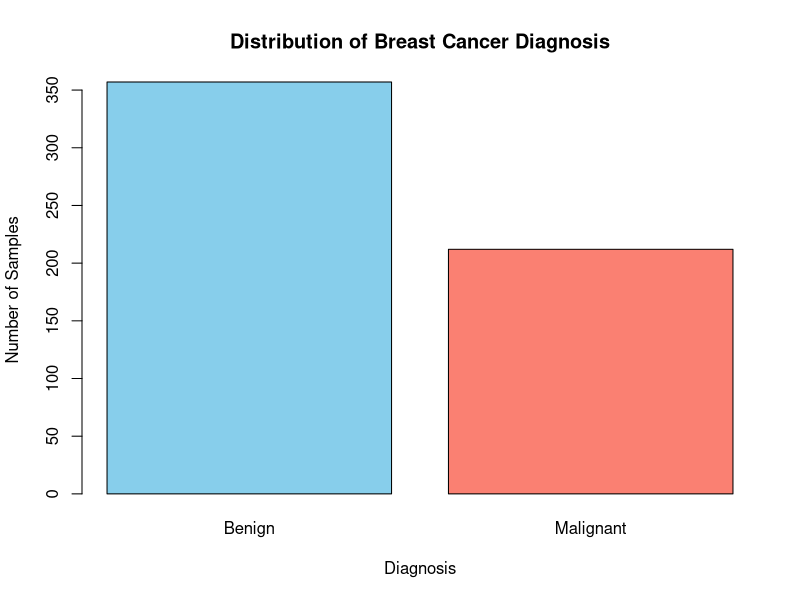

Recreate this plot in R.

# Step 4: Exploratory Data Analysis

# Load cleaned dataset
breast_cancer <- read.csv("data/breast_cancer_clean.csv")

# Count diagnosis categories
diagnosis_count <- table(breast_cancer$diagnosis)

# Display counts
print(diagnosis_count)

# Create bar chart
barplot(
  diagnosis_count,
  main = "Distribution of Breast Cancer Diagnosis",
  xlab = "Diagnosis",
  ylab = "Number of Samples",
  col = c("skyblue", "salmon")
)
